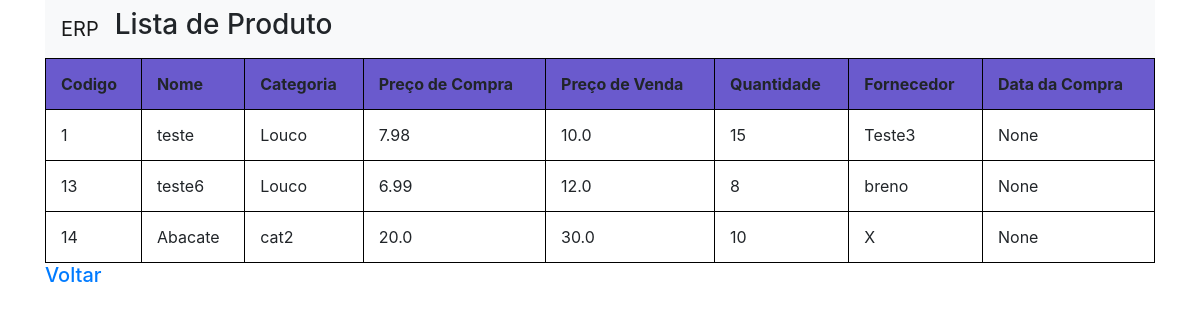
Before: /produto/lista/ (signed in) with the older database file.
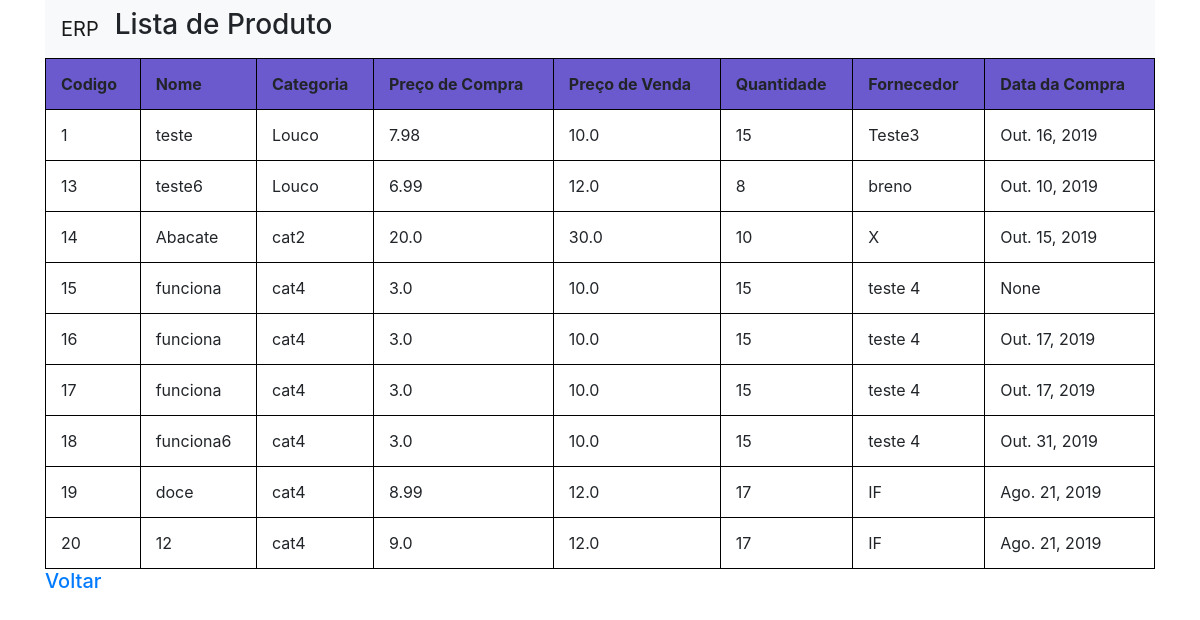
After: the same page with the newer database file.
### produto/models.py (models this page shows, shortened)
class Produto(models.Model):
    codigoProduto =  models.AutoField(primary_key=True)
    fkCategoria = models.ForeignKey(Categoria, on_delete=models.CASCADE)
    precoCompra = models.FloatField(null=True, blank=False)
    name = models.CharField(max_length=50, blank=False)
    precoVenda = models.FloatField(null=True, blank=False)
    qtde = models.IntegerField(null=True, blank=False)
    fornecedor = models.CharField(max_length=50, blank=False)
    dataCompra = models.DateField(null=True)

### categoria/models.py (models this page shows)
class Categoria(models.Model):
    codigoCategoria =  models.AutoField(primary_key=True)
    name = models.CharField(max_length=50, blank=False)
    def __str__(self):
        return self.name

### produto/views.py (the view)
# urls.py: path('lista/', views.lista_produto, name='lista_produto'),
def lista_produto(request):
    if request.user.is_authenticated:
        produto = Produto.objects.all()
        contexto = {
            'produto': produto
            }
        return render(request, "produto/listar_produto.html", contexto)
    else:
        return HttpResponseRedirect('../../login')

### ERP/templates/produto/listar_produto.html (shortened to what this page needs)
{% load static %}
<head>
    <link rel="stylesheet" href="https://stackpath.bootstrapcdn.com/bootstrap/4.3.1/css/bootstrap.min.css">
  <link rel="stylesheet" href="{%static 'produto/css/styles.css' %}">
</head>
<div class="container">
    <nav class="navbar navbar-expand-lg navbar-light bg-light">
        <a class="navbar-brand" href="..">ERP</a>
        <h3>Lista de Produto</h3>
    </nav>
  <div>
  <table style="width:100%">
    <tr BGCOLOR=SlateBlue>
      <th>Codigo</th>
      <th>Nome</th>
      <th>Categoria</th>
      <th>Preço de Compra</th>
      <th>Preço de Venda</th>
      <th>Quantidade</th>
      <th>Fornecedor</th>
      <th>Data da Compra</th>
    </tr>
    {% for p in produto %}
    <tr>
      <td>{{p.codigoProduto}}</td>
      <td>{{ p.name}}</td>
      <td>{{ p.fkCategoria}}</td>
      <td>{{ p.precoCompra}}</td>
      <td>{{ p.precoVenda}}</td>
      <td>{{ p.qtde}}</td>
      <td>{{ p.fornecedor}}</td>
      <td>{{ p.dataCompra}}</td>
    </tr>
    {% endfor %}
  </table>
  </div>
  <div>
      <h5><a href="../">Voltar</a></h5>
  </div>
</div>

### ERP/templates/produto/listar_produto.html (style rules this page uses)
table, th, td { border: 1px solid black; border-collapse: collapse; }
th, td { padding: 15px; text-align: left; }

Changed rows visible on the page:
changed Produto "teste": dataCompra "None" → "Out. 16, 2019"
changed Produto "teste6": dataCompra "None" → "Out. 10, 2019"
changed Produto "Abacate": dataCompra "None" → "Out. 15, 2019"
added Produto: codigoProduto "15", name "funciona", fkCategoria "cat4", precoCompra "3.0", precoVenda "10.0", qtde "15", fornecedor "teste 4", dataCompra "None"
added Produto: codigoProduto "16", name "funciona", fkCategoria "cat4", precoCompra "3.0", precoVenda "10.0", qtde "15", fornecedor "teste 4", dataCompra "Out. 17, 2019"
added Produto: codigoProduto "17", name "funciona", fkCategoria "cat4", precoCompra "3.0", precoVenda "10.0", qtde "15", fornecedor "teste 4", dataCompra "Out. 17, 2019"
added Produto: codigoProduto "18", name "funciona6", fkCategoria "cat4", precoCompra "3.0", precoVenda "10.0", qtde "15", fornecedor "teste 4", dataCompra "Out. 31, 2019"
added Produto: codigoProduto "19", name "doce", fkCategoria "cat4", precoCompra "8.99", precoVenda "12.0", qtde "17", fornecedor "IF", dataCompra "Ago. 21, 2019"
added Produto: codigoProduto "20", name "12", fkCategoria "cat4", precoCompra "9.0", precoVenda "12.0", qtde "17", fornecedor "IF", dataCompra "Ago. 21, 2019"
